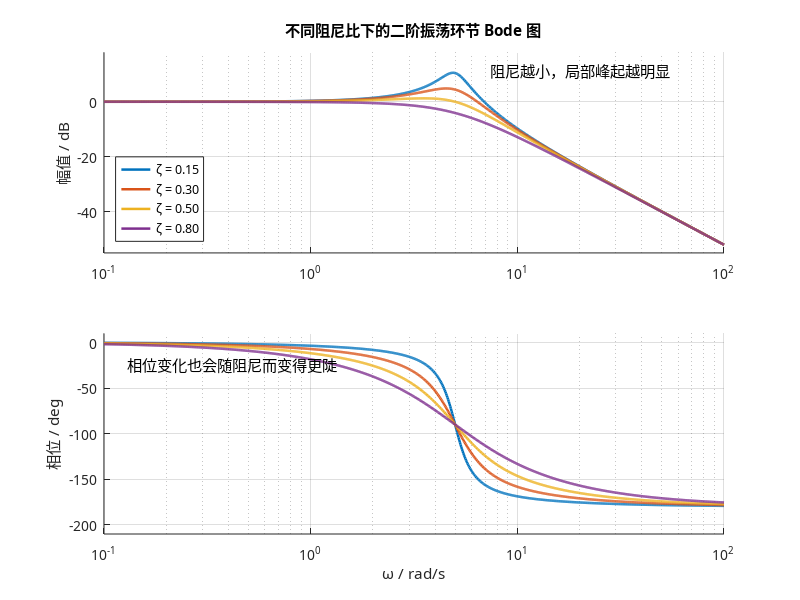

The MATLAB script that drew this image:
clear; close all; clc;
pkg load control;

set (0, 'defaultfigurevisible', 'off');
set (0, 'defaultaxesfontname', 'PingFang SC');
set (0, 'defaulttextfontname', 'PingFang SC');

[script_dir, ~, ~] = fileparts (mfilename ('fullpath'));
outdir = fullfile (script_dir, '..', 'processed');
if ~exist (outdir, 'dir')
  mkdir (outdir);
end

s = tf ('s');
w = logspace (-1, 2, 900);
wn = 5;
zetas = [0.15, 0.30, 0.50, 0.80];

fig = figure ('position', [100, 100, 980, 760], 'color', 'w');

subplot (2, 1, 1);
hold on;
for k = 1:numel (zetas)
  zeta = zetas(k);
  sys = wn^2 / (s^2 + 2 * zeta * wn * s + wn^2);
  [mag, ~] = bode (sys, w);
  mag_db = 20 * log10 (squeeze (mag));
  semilogx (w, mag_db, 'LineWidth', 1.8);
end
grid on;
xlim ([0.1, 100]);
ylim ([-55, 18]);
ylabel ('幅值 / dB');
title ('不同阻尼比下的二阶振荡环节 Bode 图');
legend ('\zeta = 0.15', '\zeta = 0.30', '\zeta = 0.50', '\zeta = 0.80', 'Location', 'southwest');
text (7.4, 11, '阻尼越小，局部峰起越明显', 'FontSize', 11);

subplot (2, 1, 2);
hold on;
for k = 1:numel (zetas)
  zeta = zetas(k);
  sys = wn^2 / (s^2 + 2 * zeta * wn * s + wn^2);
  [~, phase_deg] = bode (sys, w);
  phase_deg = squeeze (phase_deg);
  semilogx (w, phase_deg, 'LineWidth', 1.8);
end
grid on;
xlim ([0.1, 100]);
ylim ([-210, 10]);
xlabel ('\omega / rad/s');
ylabel ('相位 / deg');
text (0.13, -25, '相位变化也会随阻尼而变得更陡', 'FontSize', 11);

print (fig, fullfile (outdir, 'fd-07-second-order-damping-bode.svg'), '-dsvg');
